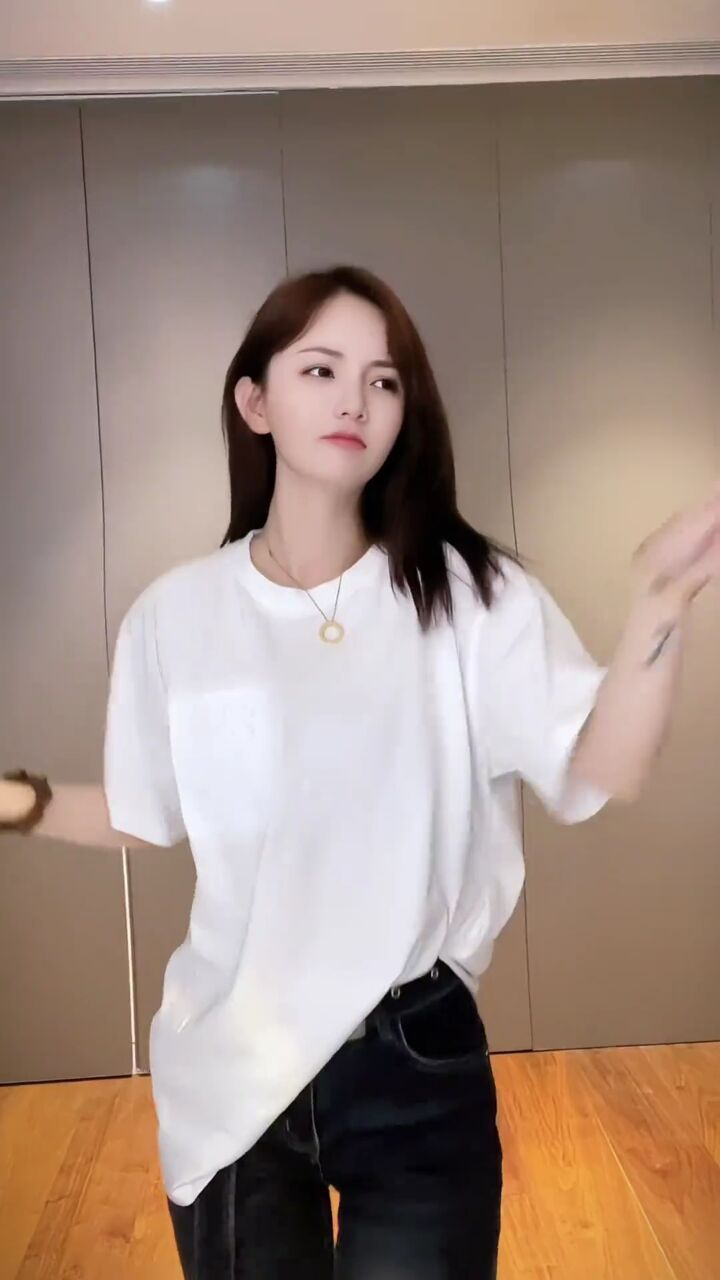
#> input picture day20/课堂代码/day20/b.jpeg, 720 x 1280 px
$ python '16-图像旋转.py'
#> lines starting #> are read from the running program, lines starting #| are printed output that depends on the picture
"""
Image.rotate(angle, resample=Resampling.NEAREST, expand=0, center=None, translate=None, fillcolor=None)：返回此图像的旋转副本。此方法返回该图像的副本，并围绕其中心逆时针旋转给定的度数。
    angle：以逆时针方向为单位。
    expand：可选的扩展标志。如果为true，则扩展输出图像，使其足够大以容纳整个旋转图像。如果为false或省略，则使输出图像与输入图像大小相同。注意，扩展标志假设围绕中心旋转，而不是平移。
    center: 可选的旋转中心(一个2元组)。原点在左上角。默认是图像的中心。
    translate: 可选的，表示旋转后平移(一个2元组)。
    fillcolor：可选的，旋转图像外区域的填充颜色。
"""
from PIL import Image

img = Image.open("b.jpeg")
#> img is the input picture: PIL image 720x1280 RGB; mean R, G, B 158.7, 137.7, 126.4
# img1 = img.rotate(20, expand=True)
# img1 = img.rotate(20, translate=(100, 200))
img1 = img.rotate(20, fillcolor=(255, 0, 0))
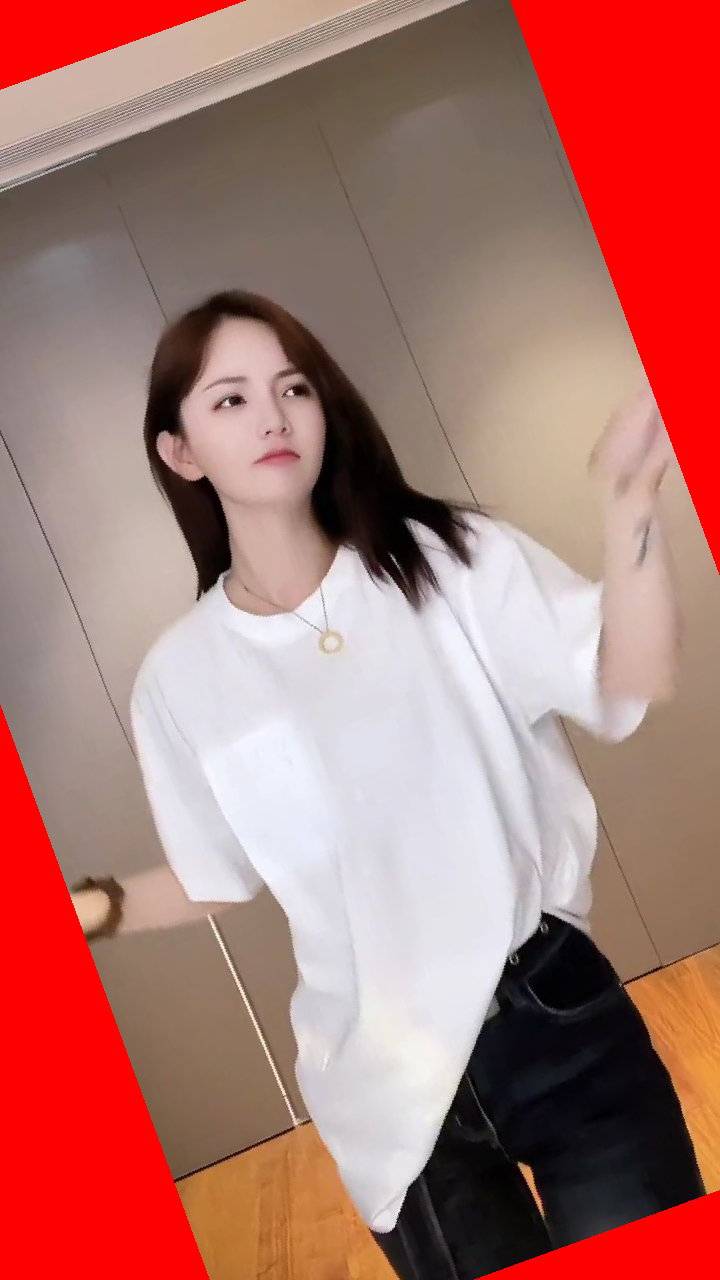
#> img1: PIL image 720x1280 RGB; mean R, G, B 172.9, 118.4, 111.6
# img1.show()

# 保存旋转后的图像
img1.save("img1.png")

$ run again, with day20/课堂代码/day20/mn.jpeg copied over day20/课堂代码/day20/b.jpeg
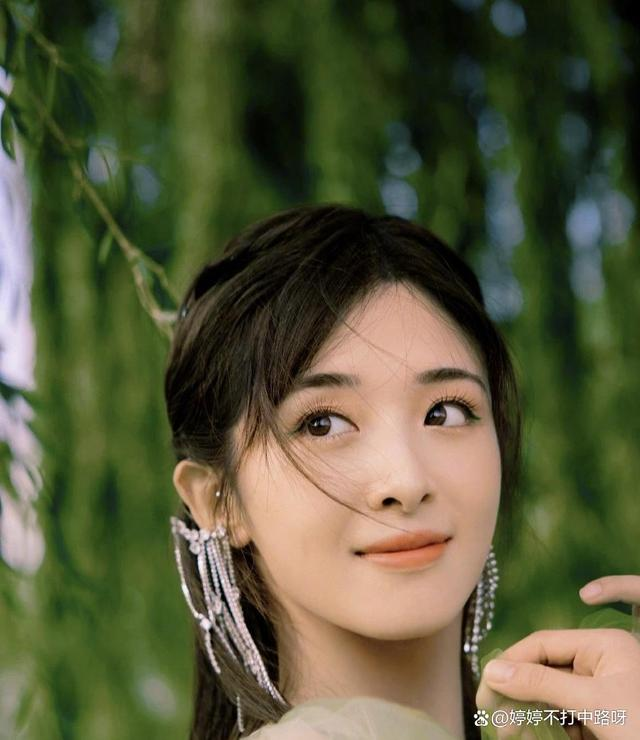
#> input picture day20/课堂代码/day20/mn.jpeg, 640 x 740 px
#> img is the input picture: PIL image 640x740 RGB; mean R, G, B 87.9, 89, 58.9
#> `img1 = img.rotate(20, fillcolor=(255, 0, 0))`:
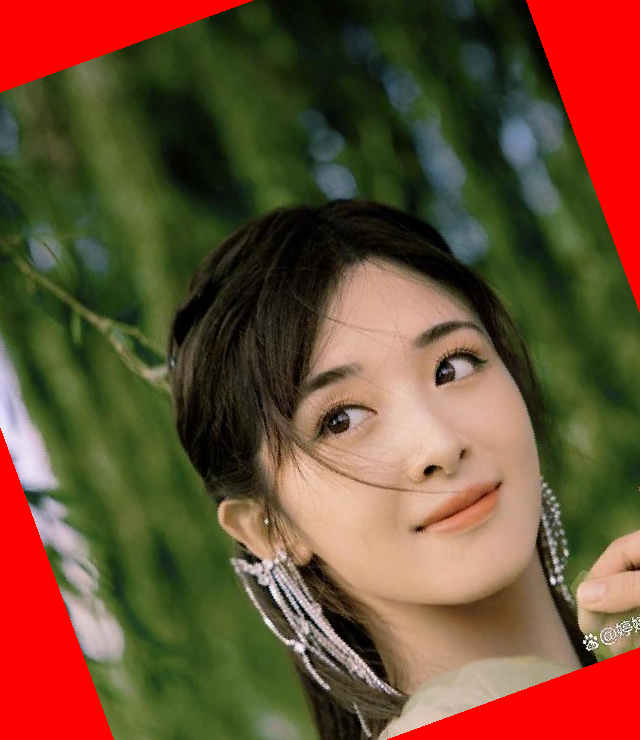
#> img1: PIL image 640x740 RGB; mean R, G, B 108.8, 77.4, 50.9
